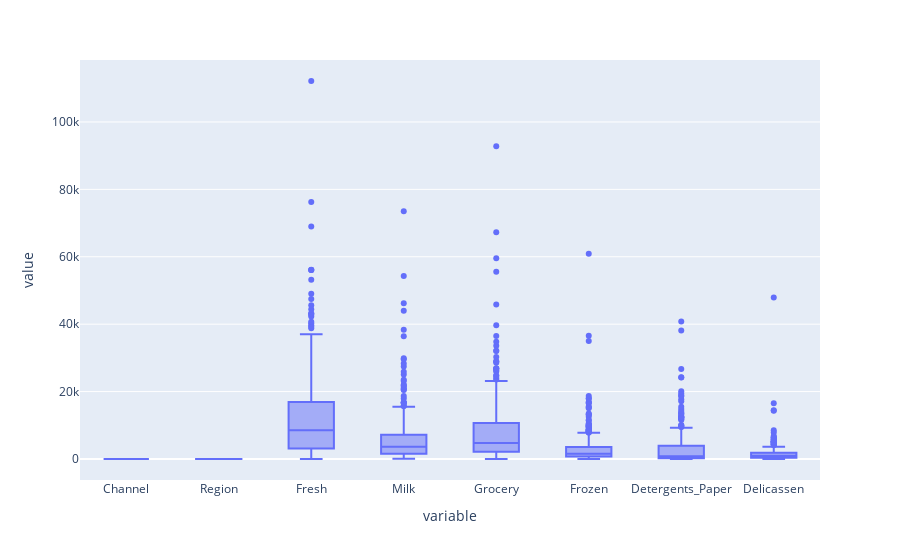

Source (notebook cell):
### Code cell
cols = customers.columns
fig = px.box(customers)
fig.show()

### Figure 1 — Plotly figure (JSON) as saved in the notebook; plotly's stock layout.template omitted (floating-point values rounded to 4 significant figures; data arrays with more than 128 entries replaced by an {"elided": "..."} marker saying what was removed)
{"data": [{"alignmentgroup": "True", "hovertemplate": "variable=%{x}<br>value=%{y}<extra></extra>", "legendgroup": "", "marker": {"color": "#636efa"}, "name": "", "notched": false, "offsetgroup": "", "orientation": "v", "showlegend": false, "type": "box", "x": {"elided": "3520 str values"}, "x0": " ", "xaxis": "x", "y": {"elided": "3520 int values"}, "y0": " ", "yaxis": "y"}], "layout": {"boxmode": "group", "legend": {"tracegroupgap": 0}, "margin": {"t": 60}, "xaxis": {"anchor": "y", "domain": [0, 1], "title": {"text": "variable"}}, "yaxis": {"anchor": "x", "domain": [0, 1], "title": {"text": "value"}}}}
